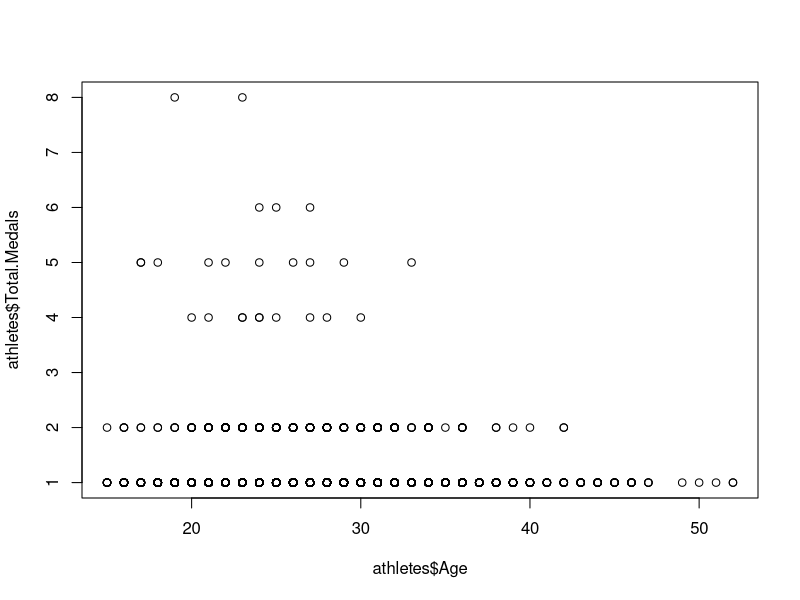
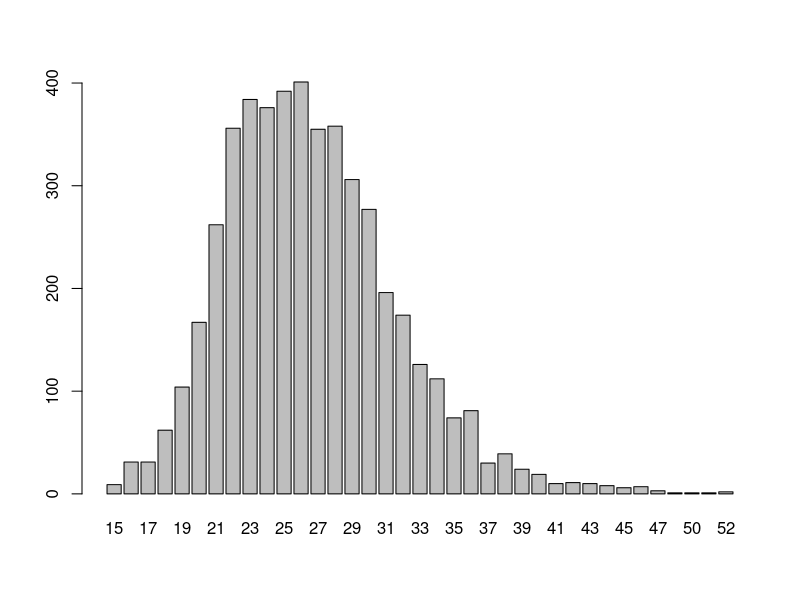
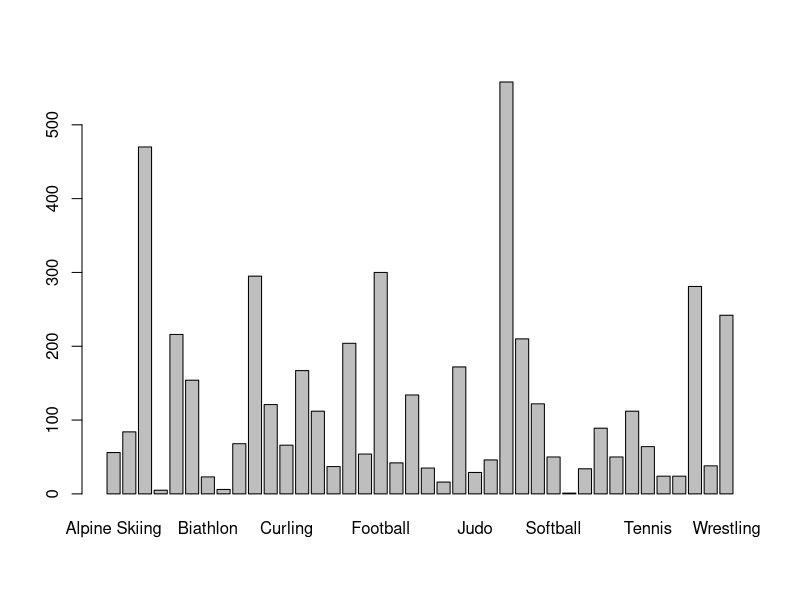

Write the R code that produced these figures, in order.
setwd("C:/R")

athletes = read.table("OlympicAthletes_0.csv", sep = ",", head = T)
summary(athletes$Athlete)
summary(athletes$Age)
summary(athletes$Country)
summary(athletes$Year)
summary(athletes$Closing.Ceremony.Date)
summary(athletes$Sport)
summary(athletes$Gold.Medals)
summary(athletes$Silver.Medals)
summary(athletes$Bronze.Medals)
summary(athletes$Total.Medals)

plot(athletes$Age, athletes$Total.Medals)
# this plot shows the relationship between athlete age and number of medals they won
# we can see that athlete in their 20s won the most medals

agecounts = table(athletes$Age)
barplot(agecounts)
# this chart shows the number of athletes at each age
# we can see that most athletes are in their 20s

sportcounts = table(athletes$Sport)
barplot(sportcounts)
# this chart shows how many people were in each sport


# no data transformations had to be made on this data set


